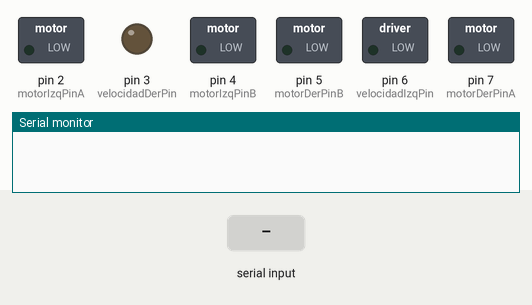
A sketch run on a simulated Arduino Uno, built with avr-gcc and run on an emulated ATmega328P. On the bench: switched loads named in the sketch (green lamp = pin HIGH), output pins drawn as LEDs (lit = HIGH), the last lines printed to the serial monitor. Inputs (shaded band) come from the test bench.

Above: at 1.2 s.
1.3 s: "F, F, 90\n" received over the second serial link
At 2.3 s:
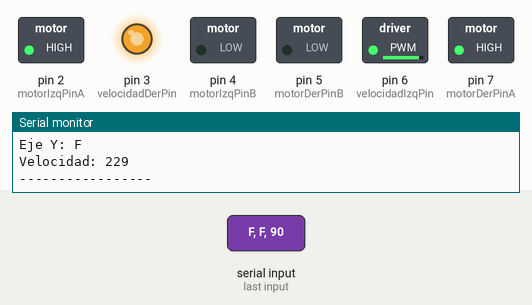
Timing chart, 0 to 4.3 s (numbered marks = the images above; inputs shaded):
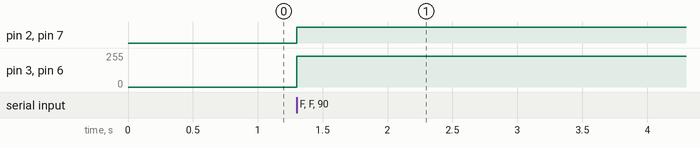

The sketch:

Auto_Eelectronica.ino
```cpp
#include <SoftwareSerial.h>

int motorIzqPinA = 2; // IN2
int motorIzqPinB = 4; // IN1
int motorDerPinA = 7; // IN4
int motorDerPinB = 5; // IN3
int velocidadIzqPin = 6;
int velocidadDerPin = 3;

SoftwareSerial bluetooth(10, 11);

void setup() {
  Serial.begin(9600);
  bluetooth.begin(9600);

  pinMode(motorIzqPinA, OUTPUT);
  pinMode(motorIzqPinB, OUTPUT);
  pinMode(motorDerPinA, OUTPUT);
  pinMode(motorDerPinB, OUTPUT);
  pinMode(velocidadIzqPin, OUTPUT);
  pinMode(velocidadDerPin, OUTPUT);
}

void loop() {
  if (bluetooth.available()) {
    String mensaje = bluetooth.readStringUntil('\n');

    char x, y;
    int vel;

    if (sscanf(mensaje.c_str(), "%c, %c, %d", &x, &y, &vel) == 3) {
      aplicarMovimiento(x, y, vel);
    }
     int datosLeidos = sscanf(mensaje.c_str(), "%c, %c, %d", &x, &y, &vel);
if (datosLeidos == 3) {
  vel = map(vel, 0, 100, 0, 255);
  aplicarMovimiento(x, y, vel);
  Serial.print("Eje X: "); Serial.println(x);
  Serial.print("Eje Y: "); Serial.println(y);
  Serial.print("Velocidad: "); Serial.println(vel);
  Serial.println("-----------------");
}
}
}
void aplicarMovimiento(char x, char y, int vel) {
  // 1. Control del eje Y (Avance y Retroceso)
  if (y == 'F') { // Adelante
    digitalWrite(motorIzqPinA, HIGH);
    digitalWrite(motorIzqPinB, LOW);
    digitalWrite(motorDerPinA, HIGH);
    digitalWrite(motorDerPinB, LOW);
  } else if (y == 'B') { // Atrás
    digitalWrite(motorIzqPinA, LOW);
    digitalWrite(motorIzqPinB, HIGH);
    digitalWrite(motorDerPinA, LOW);
    digitalWrite(motorDerPinB, HIGH);
  } else { // Neutral
    digitalWrite(motorIzqPinA, LOW);
    digitalWrite(motorIzqPinB, LOW);
    digitalWrite(motorDerPinA, LOW);
    digitalWrite(motorDerPinB, LOW);
  }

  // 2. Control de la velocidad por PWM
  int pwmIzq = vel;
  int pwmDer = vel;

  if (x == 'R') {
    pwmIzq = 0;
  } else if (x == 'L') {
    pwmDer = 0;
  }

  // Frenado total si no hay teclas presionadas
  if (y == 'N' && x == 'N') {
    pwmIzq = 0;
    pwmDer = 0;
  }

  analogWrite(velocidadIzqPin, pwmIzq);
  analogWrite(velocidadDerPin, pwmDer);
}
```

Measured:
- after the input at 1.3 s, pin 2 (motorIzqPinA), pin 7 (motorDerPinA): LOW → HIGH at once; pin 3 (velocidadDerPin), pin 6 (velocidadIzqPin): 0/255 → 229/255 at once
